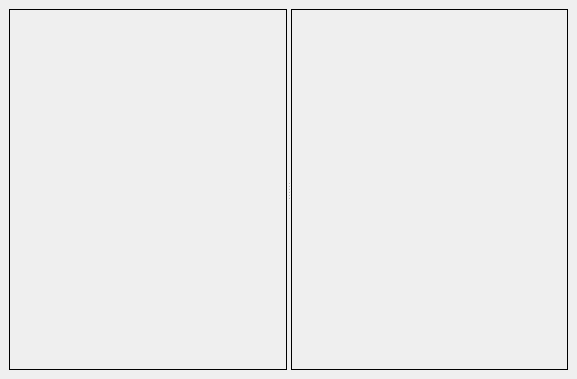
<ui version="4.0" >
 <class>LifeCyrcleScopeForm</class>
 <widget class="QWidget" name="LifeCyrcleScopeForm" >
  <property name="geometry" >
   <rect>
    <x>0</x>
    <y>0</y>
    <width>577</width>
    <height>379</height>
   </rect>
  </property>
  <property name="windowTitle" >
   <string>LifeCyrcle</string>
  </property>
  <layout class="QVBoxLayout" >
   <property name="margin" >
    <number>9</number>
   </property>
   <property name="spacing" >
    <number>6</number>
   </property>
   <item>
    <widget class="QSplitter" name="splitter" >
     <property name="orientation" >
      <enum>Qt::Horizontal</enum>
     </property>
     <widget class="QFrame" name="scope_frame" >
      <property name="palette" >
       <palette>
        <active>
         <colorrole role="WindowText" >
          <brush brushstyle="SolidPattern" >
           <color alpha="255" >
            <red>255</red>
            <green>255</green>
            <blue>255</blue>
           </color>
          </brush>
         </colorrole>
         <colorrole role="Button" >
          <brush brushstyle="SolidPattern" >
           <color alpha="255" >
            <red>0</red>
            <green>0</green>
            <blue>0</blue>
           </color>
          </brush>
         </colorrole>
         <colorrole role="Light" >
          <brush brushstyle="SolidPattern" >
           <color alpha="255" >
            <red>0</red>
            <green>0</green>
            <blue>0</blue>
           </color>
          </brush>
         </colorrole>
         <colorrole role="Midlight" >
          <brush brushstyle="SolidPattern" >
           <color alpha="255" >
            <red>0</red>
            <green>0</green>
            <blue>0</blue>
           </color>
          </brush>
         </colorrole>
         <colorrole role="Dark" >
          <brush brushstyle="SolidPattern" >
           <color alpha="255" >
            <red>0</red>
            <green>0</green>
            <blue>0</blue>
           </color>
          </brush>
         </colorrole>
         <colorrole role="Mid" >
          <brush brushstyle="SolidPattern" >
           <color alpha="255" >
            <red>0</red>
            <green>0</green>
            <blue>0</blue>
           </color>
          </brush>
         </colorrole>
         <colorrole role="Text" >
          <brush brushstyle="SolidPattern" >
           <color alpha="255" >
            <red>255</red>
            <green>255</green>
            <blue>255</blue>
           </color>
          </brush>
         </colorrole>
         <colorrole role="BrightText" >
          <brush brushstyle="SolidPattern" >
           <color alpha="255" >
            <red>255</red>
            <green>255</green>
            <blue>255</blue>
           </color>
          </brush>
         </colorrole>
         <colorrole role="ButtonText" >
          <brush brushstyle="SolidPattern" >
           <color alpha="255" >
            <red>255</red>
            <green>255</green>
            <blue>255</blue>
           </color>
          </brush>
         </colorrole>
         <colorrole role="Base" >
          <brush brushstyle="SolidPattern" >
           <color alpha="255" >
            <red>0</red>
            <green>0</green>
            <blue>0</blue>
           </color>
          </brush>
         </colorrole>
         <colorrole role="Window" >
          <brush brushstyle="SolidPattern" >
           <color alpha="255" >
            <red>0</red>
            <green>0</green>
            <blue>0</blue>
           </color>
          </brush>
         </colorrole>
         <colorrole role="Shadow" >
          <brush brushstyle="SolidPattern" >
           <color alpha="255" >
            <red>0</red>
            <green>0</green>
            <blue>0</blue>
           </color>
          </brush>
         </colorrole>
         <colorrole role="AlternateBase" >
          <brush brushstyle="SolidPattern" >
           <color alpha="255" >
            <red>0</red>
            <green>0</green>
            <blue>0</blue>
           </color>
          </brush>
         </colorrole>
        </active>
        <inactive>
         <colorrole role="WindowText" >
          <brush brushstyle="SolidPattern" >
           <color alpha="255" >
            <red>255</red>
            <green>255</green>
            <blue>255</blue>
           </color>
          </brush>
         </colorrole>
         <colorrole role="Button" >
          <brush brushstyle="SolidPattern" >
           <color alpha="255" >
            <red>0</red>
            <green>0</green>
            <blue>0</blue>
           </color>
          </brush>
         </colorrole>
         <colorrole role="Light" >
          <brush brushstyle="SolidPattern" >
           <color alpha="255" >
            <red>0</red>
            <green>0</green>
            <blue>0</blue>
           </color>
          </brush>
         </colorrole>
         <colorrole role="Midlight" >
          <brush brushstyle="SolidPattern" >
           <color alpha="255" >
            <red>0</red>
            <green>0</green>
            <blue>0</blue>
           </color>
          </brush>
         </colorrole>
         <colorrole role="Dark" >
          <brush brushstyle="SolidPattern" >
           <color alpha="255" >
            <red>0</red>
            <green>0</green>
            <blue>0</blue>
           </color>
          </brush>
         </colorrole>
         <colorrole role="Mid" >
          <brush brushstyle="SolidPattern" >
           <color alpha="255" >
            <red>0</red>
            <green>0</green>
            <blue>0</blue>
           </color>
          </brush>
         </colorrole>
         <colorrole role="Text" >
          <brush brushstyle="SolidPattern" >
           <color alpha="255" >
            <red>255</red>
            <green>255</green>
            <blue>255</blue>
           </color>
          </brush>
         </colorrole>
         <colorrole role="BrightText" >
          <brush brushstyle="SolidPattern" >
           <color alpha="255" >
            <red>255</red>
            <green>255</green>
            <blue>255</blue>
           </color>
          </brush>
         </colorrole>
         <colorrole role="ButtonText" >
          <brush brushstyle="SolidPattern" >
           <color alpha="255" >
            <red>255</red>
            <green>255</green>
            <blue>255</blue>
           </color>
          </brush>
         </colorrole>
         <colorrole role="Base" >
          <brush brushstyle="SolidPattern" >
           <color alpha="255" >
            <red>0</red>
            <green>0</green>
            <blue>0</blue>
           </color>
          </brush>
         </colorrole>
         <colorrole role="Window" >
          <brush brushstyle="SolidPattern" >
           <color alpha="255" >
            <red>0</red>
            <green>0</green>
            <blue>0</blue>
           </color>
          </brush>
         </colorrole>
         <colorrole role="Shadow" >
          <brush brushstyle="SolidPattern" >
           <color alpha="255" >
            <red>0</red>
            <green>0</green>
            <blue>0</blue>
           </color>
          </brush>
         </colorrole>
         <colorrole role="AlternateBase" >
          <brush brushstyle="SolidPattern" >
           <color alpha="255" >
            <red>0</red>
            <green>0</green>
            <blue>0</blue>
           </color>
          </brush>
         </colorrole>
        </inactive>
        <disabled>
         <colorrole role="WindowText" >
          <brush brushstyle="SolidPattern" >
           <color alpha="255" >
            <red>0</red>
            <green>0</green>
            <blue>0</blue>
           </color>
          </brush>
         </colorrole>
         <colorrole role="Button" >
          <brush brushstyle="SolidPattern" >
           <color alpha="255" >
            <red>0</red>
            <green>0</green>
            <blue>0</blue>
           </color>
          </brush>
         </colorrole>
         <colorrole role="Light" >
          <brush brushstyle="SolidPattern" >
           <color alpha="255" >
            <red>0</red>
            <green>0</green>
            <blue>0</blue>
           </color>
          </brush>
         </colorrole>
         <colorrole role="Midlight" >
          <brush brushstyle="SolidPattern" >
           <color alpha="255" >
            <red>0</red>
            <green>0</green>
            <blue>0</blue>
           </color>
          </brush>
         </colorrole>
         <colorrole role="Dark" >
          <brush brushstyle="SolidPattern" >
           <color alpha="255" >
            <red>0</red>
            <green>0</green>
            <blue>0</blue>
           </color>
          </brush>
         </colorrole>
         <colorrole role="Mid" >
          <brush brushstyle="SolidPattern" >
           <color alpha="255" >
            <red>0</red>
            <green>0</green>
            <blue>0</blue>
           </color>
          </brush>
         </colorrole>
         <colorrole role="Text" >
          <brush brushstyle="SolidPattern" >
           <color alpha="255" >
            <red>0</red>
            <green>0</green>
            <blue>0</blue>
           </color>
          </brush>
         </colorrole>
         <colorrole role="BrightText" >
          <brush brushstyle="SolidPattern" >
           <color alpha="255" >
            <red>255</red>
            <green>255</green>
            <blue>255</blue>
           </color>
          </brush>
         </colorrole>
         <colorrole role="ButtonText" >
          <brush brushstyle="SolidPattern" >
           <color alpha="255" >
            <red>0</red>
            <green>0</green>
            <blue>0</blue>
           </color>
          </brush>
         </colorrole>
         <colorrole role="Base" >
          <brush brushstyle="SolidPattern" >
           <color alpha="255" >
            <red>0</red>
            <green>0</green>
            <blue>0</blue>
           </color>
          </brush>
         </colorrole>
         <colorrole role="Window" >
          <brush brushstyle="SolidPattern" >
           <color alpha="255" >
            <red>0</red>
            <green>0</green>
            <blue>0</blue>
           </color>
          </brush>
         </colorrole>
         <colorrole role="Shadow" >
          <brush brushstyle="SolidPattern" >
           <color alpha="255" >
            <red>0</red>
            <green>0</green>
            <blue>0</blue>
           </color>
          </brush>
         </colorrole>
         <colorrole role="AlternateBase" >
          <brush brushstyle="SolidPattern" >
           <color alpha="255" >
            <red>0</red>
            <green>0</green>
            <blue>0</blue>
           </color>
          </brush>
         </colorrole>
        </disabled>
       </palette>
      </property>
      <property name="frameShape" >
       <enum>QFrame::StyledPanel</enum>
      </property>
      <property name="frameShadow" >
       <enum>QFrame::Raised</enum>
      </property>
     </widget>
     <widget class="QFrame" name="data_frame" >
      <property name="palette" >
       <palette>
        <active>
         <colorrole role="WindowText" >
          <brush brushstyle="SolidPattern" >
           <color alpha="255" >
            <red>255</red>
            <green>255</green>
            <blue>255</blue>
           </color>
          </brush>
         </colorrole>
         <colorrole role="Button" >
          <brush brushstyle="SolidPattern" >
           <color alpha="255" >
            <red>0</red>
            <green>0</green>
            <blue>0</blue>
           </color>
          </brush>
         </colorrole>
         <colorrole role="Light" >
          <brush brushstyle="SolidPattern" >
           <color alpha="255" >
            <red>0</red>
            <green>0</green>
            <blue>0</blue>
           </color>
          </brush>
         </colorrole>
         <colorrole role="Midlight" >
          <brush brushstyle="SolidPattern" >
           <color alpha="255" >
            <red>0</red>
            <green>0</green>
            <blue>0</blue>
           </color>
          </brush>
         </colorrole>
         <colorrole role="Dark" >
          <brush brushstyle="SolidPattern" >
           <color alpha="255" >
            <red>0</red>
            <green>0</green>
            <blue>0</blue>
           </color>
          </brush>
         </colorrole>
         <colorrole role="Mid" >
          <brush brushstyle="SolidPattern" >
           <color alpha="255" >
            <red>0</red>
            <green>0</green>
            <blue>0</blue>
           </color>
          </brush>
         </colorrole>
         <colorrole role="Text" >
          <brush brushstyle="SolidPattern" >
           <color alpha="255" >
            <red>255</red>
            <green>255</green>
            <blue>255</blue>
           </color>
          </brush>
         </colorrole>
         <colorrole role="BrightText" >
          <brush brushstyle="SolidPattern" >
           <color alpha="255" >
            <red>255</red>
            <green>255</green>
            <blue>255</blue>
           </color>
          </brush>
         </colorrole>
         <colorrole role="ButtonText" >
          <brush brushstyle="SolidPattern" >
           <color alpha="255" >
            <red>255</red>
            <green>255</green>
            <blue>255</blue>
           </color>
          </brush>
         </colorrole>
         <colorrole role="Base" >
          <brush brushstyle="SolidPattern" >
           <color alpha="255" >
            <red>0</red>
            <green>0</green>
            <blue>0</blue>
           </color>
          </brush>
         </colorrole>
         <colorrole role="Window" >
          <brush brushstyle="SolidPattern" >
           <color alpha="255" >
            <red>0</red>
            <green>0</green>
            <blue>0</blue>
           </color>
          </brush>
         </colorrole>
         <colorrole role="Shadow" >
          <brush brushstyle="SolidPattern" >
           <color alpha="255" >
            <red>0</red>
            <green>0</green>
            <blue>0</blue>
           </color>
          </brush>
         </colorrole>
         <colorrole role="AlternateBase" >
          <brush brushstyle="SolidPattern" >
           <color alpha="255" >
            <red>0</red>
            <green>0</green>
            <blue>0</blue>
           </color>
          </brush>
         </colorrole>
        </active>
        <inactive>
         <colorrole role="WindowText" >
          <brush brushstyle="SolidPattern" >
           <color alpha="255" >
            <red>255</red>
            <green>255</green>
            <blue>255</blue>
           </color>
          </brush>
         </colorrole>
         <colorrole role="Button" >
          <brush brushstyle="SolidPattern" >
           <color alpha="255" >
            <red>0</red>
            <green>0</green>
            <blue>0</blue>
           </color>
          </brush>
         </colorrole>
         <colorrole role="Light" >
          <brush brushstyle="SolidPattern" >
           <color alpha="255" >
            <red>0</red>
            <green>0</green>
            <blue>0</blue>
           </color>
          </brush>
         </colorrole>
         <colorrole role="Midlight" >
          <brush brushstyle="SolidPattern" >
           <color alpha="255" >
            <red>0</red>
            <green>0</green>
            <blue>0</blue>
           </color>
          </brush>
         </colorrole>
         <colorrole role="Dark" >
          <brush brushstyle="SolidPattern" >
           <color alpha="255" >
            <red>0</red>
            <green>0</green>
            <blue>0</blue>
           </color>
          </brush>
         </colorrole>
         <colorrole role="Mid" >
          <brush brushstyle="SolidPattern" >
           <color alpha="255" >
            <red>0</red>
            <green>0</green>
            <blue>0</blue>
           </color>
          </brush>
         </colorrole>
         <colorrole role="Text" >
          <brush brushstyle="SolidPattern" >
           <color alpha="255" >
            <red>255</red>
            <green>255</green>
            <blue>255</blue>
           </color>
          </brush>
         </colorrole>
         <colorrole role="BrightText" >
          <brush brushstyle="SolidPattern" >
           <color alpha="255" >
            <red>255</red>
            <green>255</green>
            <blue>255</blue>
           </color>
          </brush>
         </colorrole>
         <colorrole role="ButtonText" >
          <brush brushstyle="SolidPattern" >
           <color alpha="255" >
            <red>255</red>
            <green>255</green>
            <blue>255</blue>
           </color>
          </brush>
         </colorrole>
         <colorrole role="Base" >
          <brush brushstyle="SolidPattern" >
           <color alpha="255" >
            <red>0</red>
            <green>0</green>
            <blue>0</blue>
           </color>
          </brush>
         </colorrole>
         <colorrole role="Window" >
          <brush brushstyle="SolidPattern" >
           <color alpha="255" >
            <red>0</red>
            <green>0</green>
            <blue>0</blue>
           </color>
          </brush>
         </colorrole>
         <colorrole role="Shadow" >
          <brush brushstyle="SolidPattern" >
           <color alpha="255" >
            <red>0</red>
            <green>0</green>
            <blue>0</blue>
           </color>
          </brush>
         </colorrole>
         <colorrole role="AlternateBase" >
          <brush brushstyle="SolidPattern" >
           <color alpha="255" >
            <red>0</red>
            <green>0</green>
            <blue>0</blue>
           </color>
          </brush>
         </colorrole>
        </inactive>
        <disabled>
         <colorrole role="WindowText" >
          <brush brushstyle="SolidPattern" >
           <color alpha="255" >
            <red>0</red>
            <green>0</green>
            <blue>0</blue>
           </color>
          </brush>
         </colorrole>
         <colorrole role="Button" >
          <brush brushstyle="SolidPattern" >
           <color alpha="255" >
            <red>0</red>
            <green>0</green>
            <blue>0</blue>
           </color>
          </brush>
         </colorrole>
         <colorrole role="Light" >
          <brush brushstyle="SolidPattern" >
           <color alpha="255" >
            <red>0</red>
            <green>0</green>
            <blue>0</blue>
           </color>
          </brush>
         </colorrole>
         <colorrole role="Midlight" >
          <brush brushstyle="SolidPattern" >
           <color alpha="255" >
            <red>0</red>
            <green>0</green>
            <blue>0</blue>
           </color>
          </brush>
         </colorrole>
         <colorrole role="Dark" >
          <brush brushstyle="SolidPattern" >
           <color alpha="255" >
            <red>0</red>
            <green>0</green>
            <blue>0</blue>
           </color>
          </brush>
         </colorrole>
         <colorrole role="Mid" >
          <brush brushstyle="SolidPattern" >
           <color alpha="255" >
            <red>0</red>
            <green>0</green>
            <blue>0</blue>
           </color>
          </brush>
         </colorrole>
         <colorrole role="Text" >
          <brush brushstyle="SolidPattern" >
           <color alpha="255" >
            <red>0</red>
            <green>0</green>
            <blue>0</blue>
           </color>
          </brush>
         </colorrole>
         <colorrole role="BrightText" >
          <brush brushstyle="SolidPattern" >
           <color alpha="255" >
            <red>255</red>
            <green>255</green>
            <blue>255</blue>
           </color>
          </brush>
         </colorrole>
         <colorrole role="ButtonText" >
          <brush brushstyle="SolidPattern" >
           <color alpha="255" >
            <red>0</red>
            <green>0</green>
            <blue>0</blue>
           </color>
          </brush>
         </colorrole>
         <colorrole role="Base" >
          <brush brushstyle="SolidPattern" >
           <color alpha="255" >
            <red>0</red>
            <green>0</green>
            <blue>0</blue>
           </color>
          </brush>
         </colorrole>
         <colorrole role="Window" >
          <brush brushstyle="SolidPattern" >
           <color alpha="255" >
            <red>0</red>
            <green>0</green>
            <blue>0</blue>
           </color>
          </brush>
         </colorrole>
         <colorrole role="Shadow" >
          <brush brushstyle="SolidPattern" >
           <color alpha="255" >
            <red>0</red>
            <green>0</green>
            <blue>0</blue>
           </color>
          </brush>
         </colorrole>
         <colorrole role="AlternateBase" >
          <brush brushstyle="SolidPattern" >
           <color alpha="255" >
            <red>0</red>
            <green>0</green>
            <blue>0</blue>
           </color>
          </brush>
         </colorrole>
        </disabled>
       </palette>
      </property>
      <property name="frameShape" >
       <enum>QFrame::StyledPanel</enum>
      </property>
      <property name="frameShadow" >
       <enum>QFrame::Raised</enum>
      </property>
     </widget>
    </widget>
   </item>
  </layout>
 </widget>
 <layoutdefault spacing="6" margin="11" />
 <pixmapfunction>qPixmapFromMimeSource</pixmapfunction>
 <resources/>
 <connections/>
</ui>
